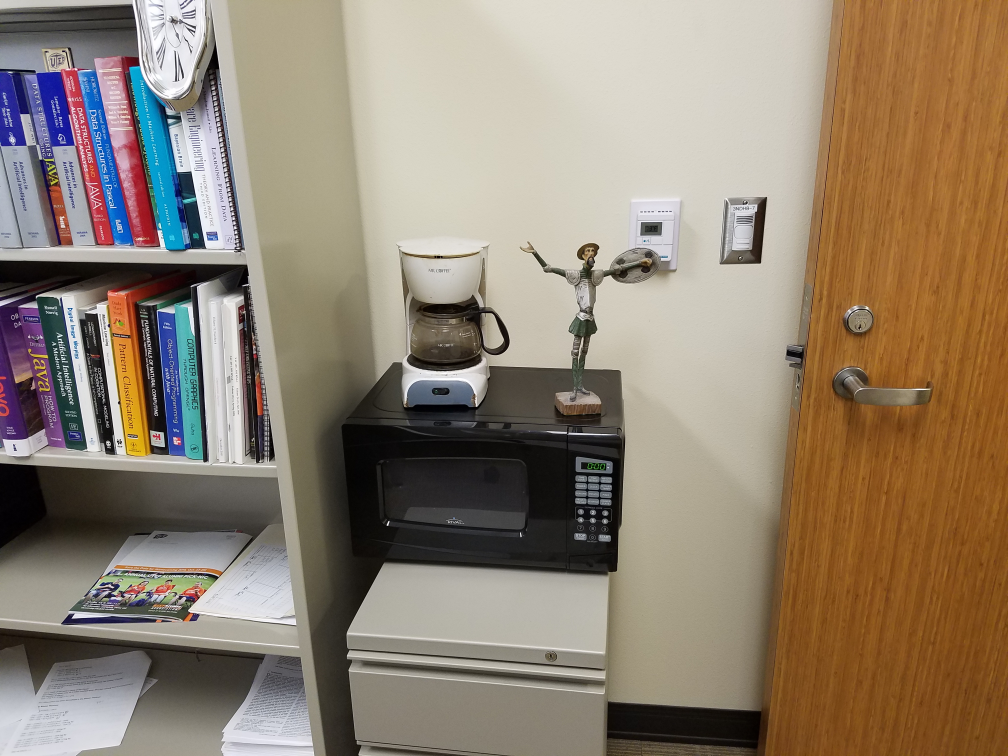
#> input picture Exercise5/quijote1.jpg, 4032 x 3024 px, found by its file name (shown at 1/4 size)
$ python integral_sums_image_sandbox.py   (Python 2 division)
#> lines starting #> are read from the running program, lines starting #| are printed output that depends on the picture
# -*- coding: utf-8 -*-
"""
Created on Thu Sep 22 12:17:03 2016

@author: jgpd
"""
from timeit import default_timer as timer
from PIL import Image
from scipy.ndimage import filters
import numpy as np
from pylab import *
from scipy.ndimage.filters import convolve

im_file = Image.open("quijote1.jpg").convert("L")

top_left = array([2064, 893])
bottom_right = array([2608, 1706])

x = top_left[0]
y = top_left[1]
distance = bottom_right - top_left
im_array = array(im_file)[x:x+distance[0], y:y+distance[1]]
number_of_bars = 12

convolution_matrix =  array([[-1, 0, 1], [-1,0,1], [-1, 0, 1]])

imx = zeros(im_array.shape)
imx = convolve(im_array, convolution_matrix)

imy = zeros(im_array.shape)
imy = convolve(im_array, transpose(convolution_matrix))
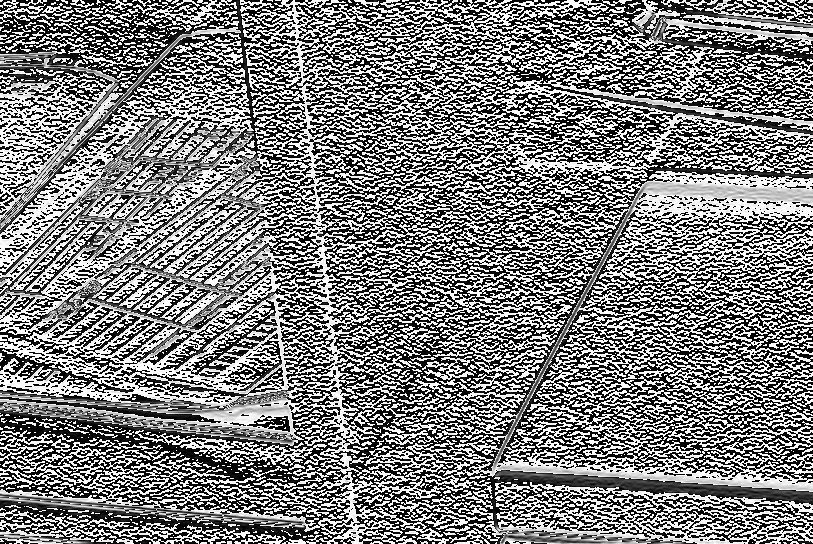
#> imy: shape (544, 813); min 0, max 255, mean 125.6

magnitude = sqrt(imx**2+imy**2)
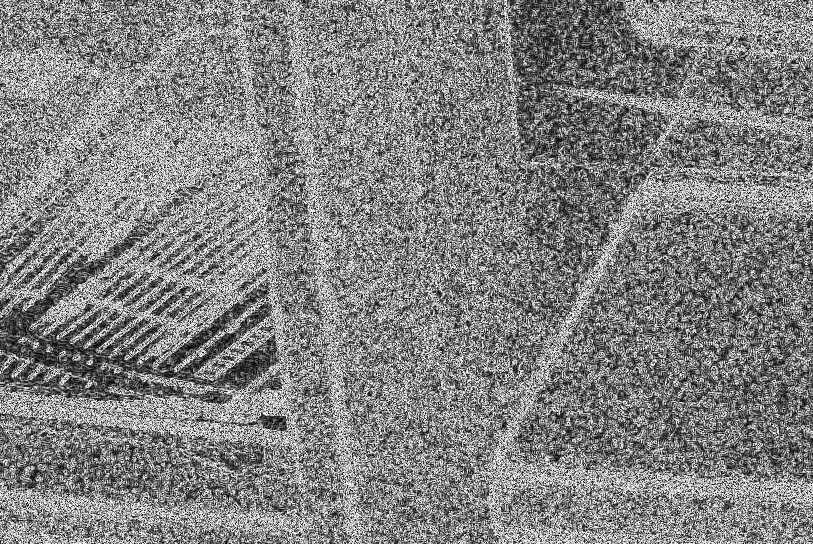
#> magnitude: shape (544, 813) float16; min 0, max 15.91, mean 8.09; drawn with min black and max white
#direction = degrees(2 * arctan2(1, 1/imx)-imy)
direction = arctan2(imy, imx) * 180 / pi
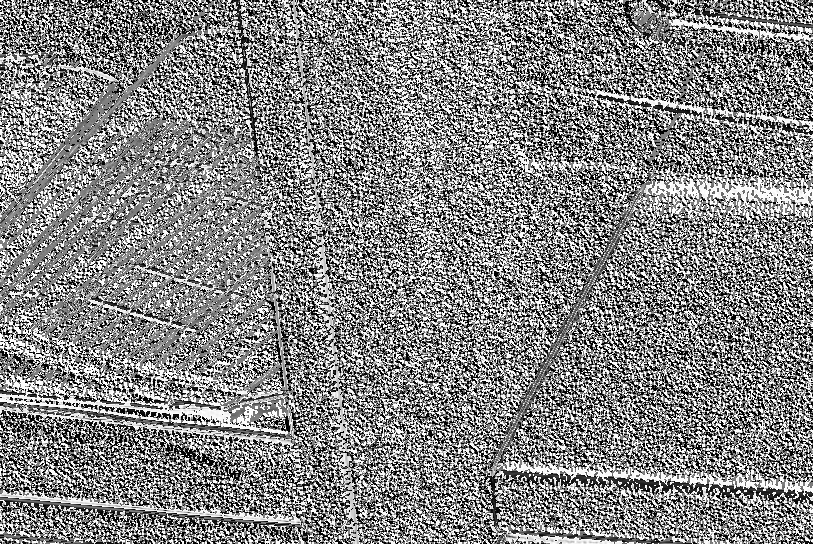
#> direction: shape (544, 813) float16; min 0, max 90, mean 47; drawn with min black and max white

# Put angles together depending on the number of bars
angle_distance = 360 / number_of_bars
angle_range = xrange(0, 360, angle_distance)
bins = []
for angle in angle_range:
    current_bin = logical_and(direction>=angle, direction<angle+30)
    #current_bin = logical_or(direction<angle, direction>=angle+30)
    bins.append(current_bin)
#> this loop made 12 passes
#> pass 1, `current_bin = logical_and(direction>=angle, direction<angle+30)`:
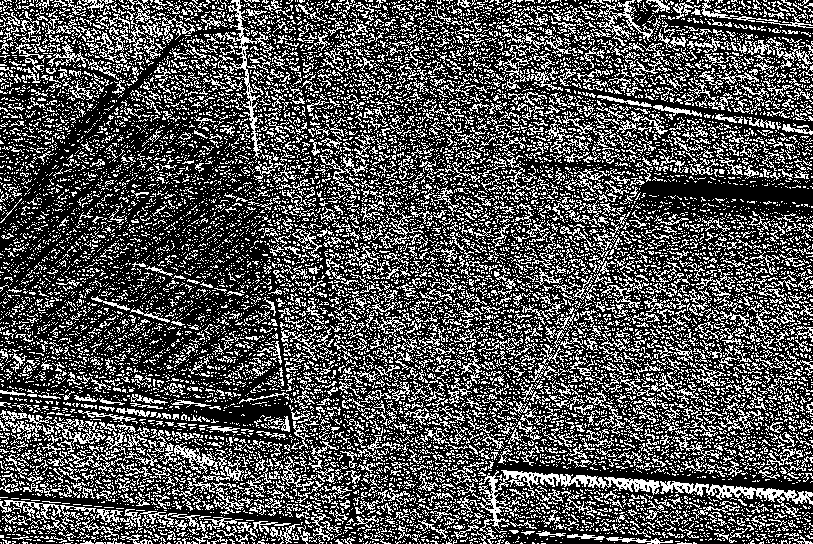
#> current_bin: shape (544, 813) bool; 32% white in thin lines or dots
#> pass 3, `current_bin = logical_and(direction>=angle, direction<angle+30)`:
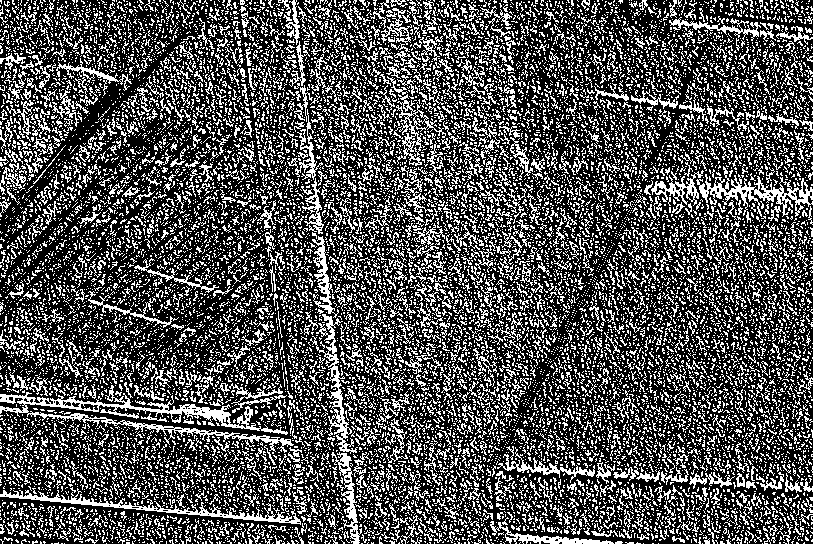
#> current_bin: shape (544, 813) bool; 31.2% white in thin lines or dots
#> after the loop, bins = 12 items

integral_images = []
for i in range(len(bins)):
    current_bin = bins[i]
    integral = magnitude.copy()
    integral[current_bin] = 0
    #integral.cumsum(axis=0).cumsum(axis=1)
    integral_images.append(integral)
#> after the loop, integral_images = 12 items

width = 1
height = 1
(row, column) = im_array.shape
#> row = 544; column = 813

integral = integral_images[0]
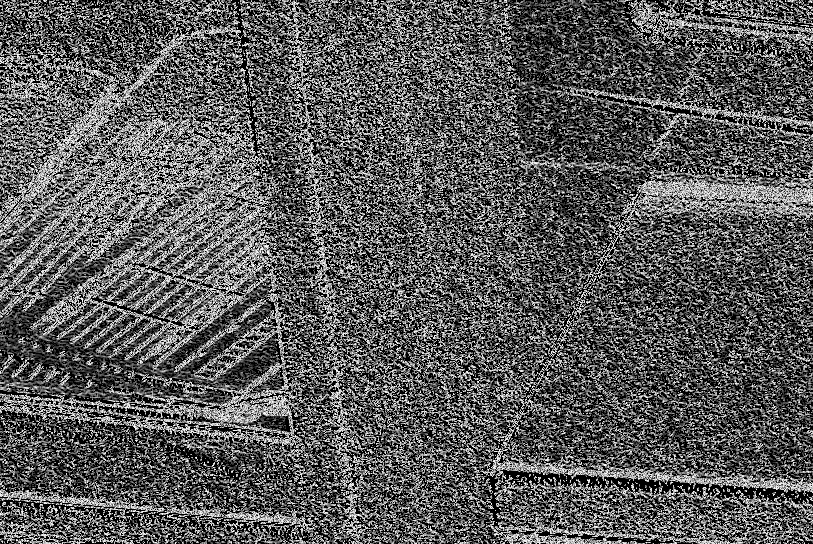
#> integral: shape (544, 813) float16; min 0, max 15.91, mean 5.61; drawn with min black and max white
A = integral[:width,:height]
#> A = [10.82]
B = integral[width:row,:column-height]
C = integral[:row-width,height:column]
D = integral[:row-width,:column-height]

Sum = A + D - B - C
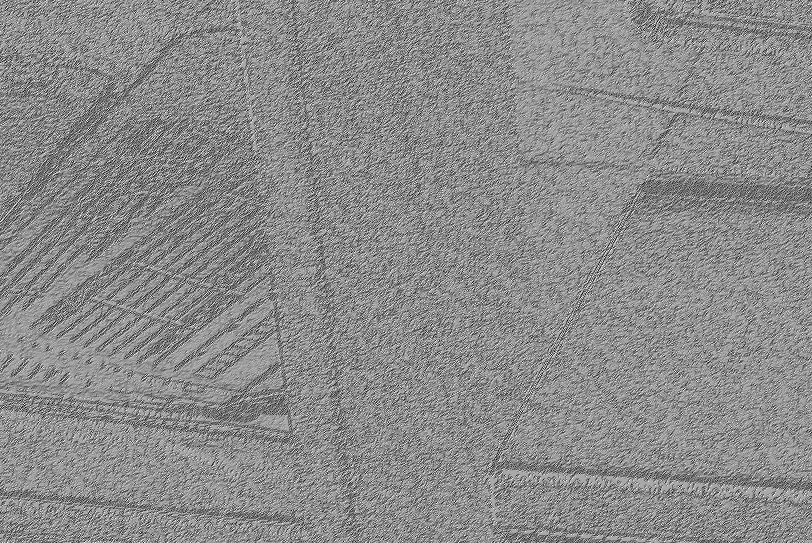
#> Sum: shape (543, 812) float16; min -20.81, max 26.72, mean 5.2; drawn with min black and max white

$ run again, with Exercise5/quijote2.jpg copied over Exercise5/quijote1.jpg
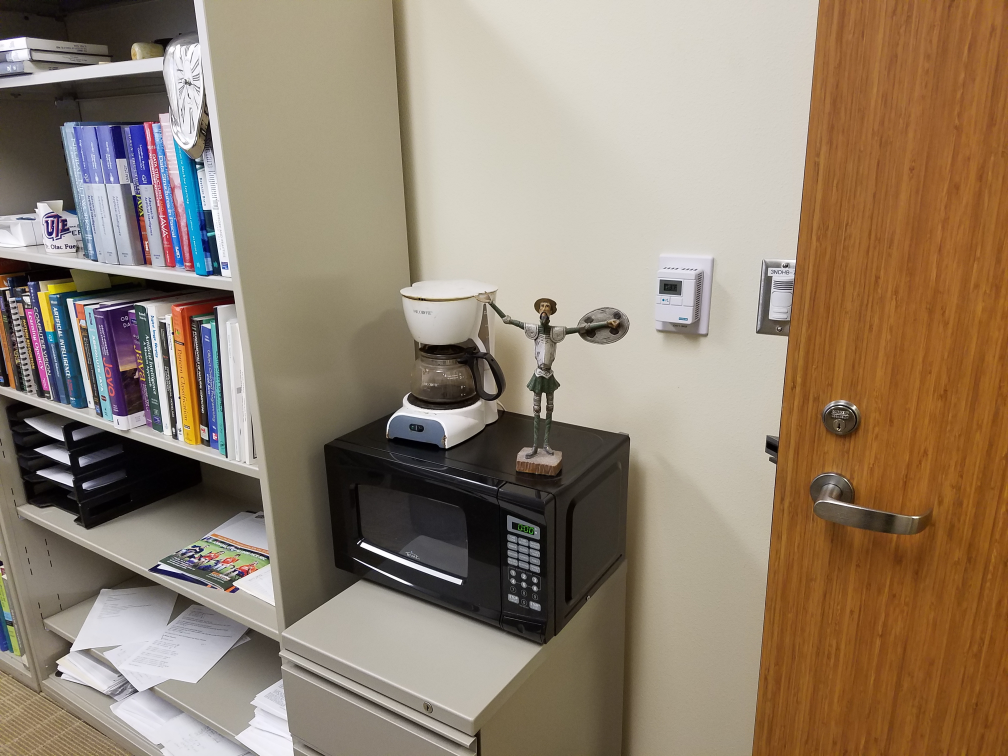
#> input picture Exercise5/quijote2.jpg, 4032 x 3024 px, found by its file name (shown at 1/4 size)
#> the loop `for angle in angle_range:` made 12 passes
#> pass 1, `current_bin = logical_and(direction>=angle, direction<angle+30)`:
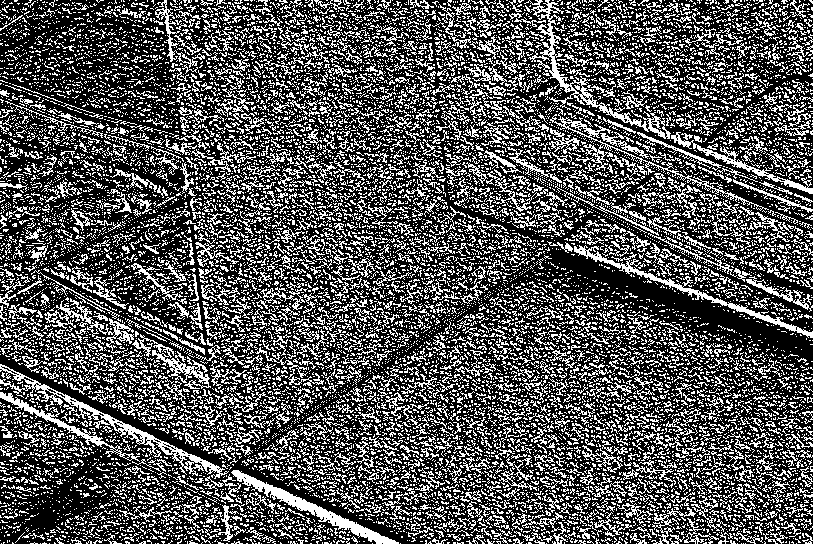
#> current_bin: shape (544, 813) bool; 32.6% white in thin lines or dots
#> after the loop `for angle in angle_range:`: bins = 12 items
#> the loop `for i in range(len(bins)):` made 12 passes
#> A = [13.93]
#> `Sum = A + D - B - C`:
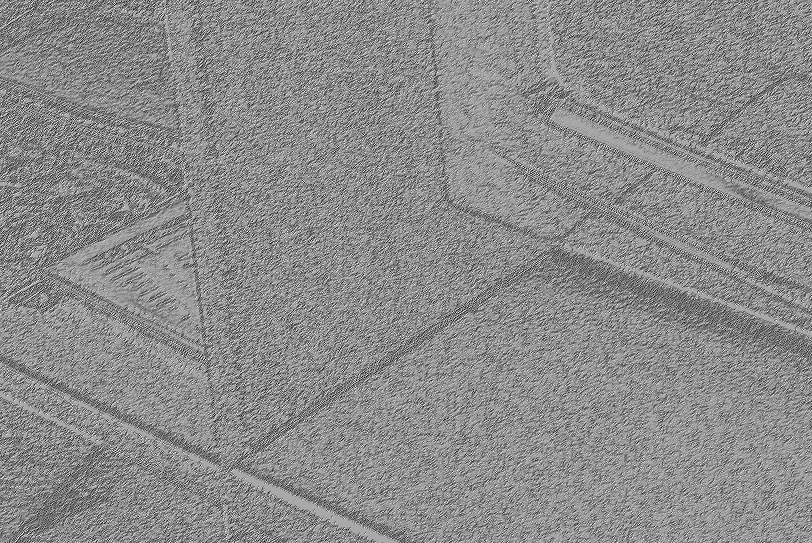
#> Sum: shape (543, 812) float16; min -17.88, max 29.84, mean 8.3; drawn with min black and max white
